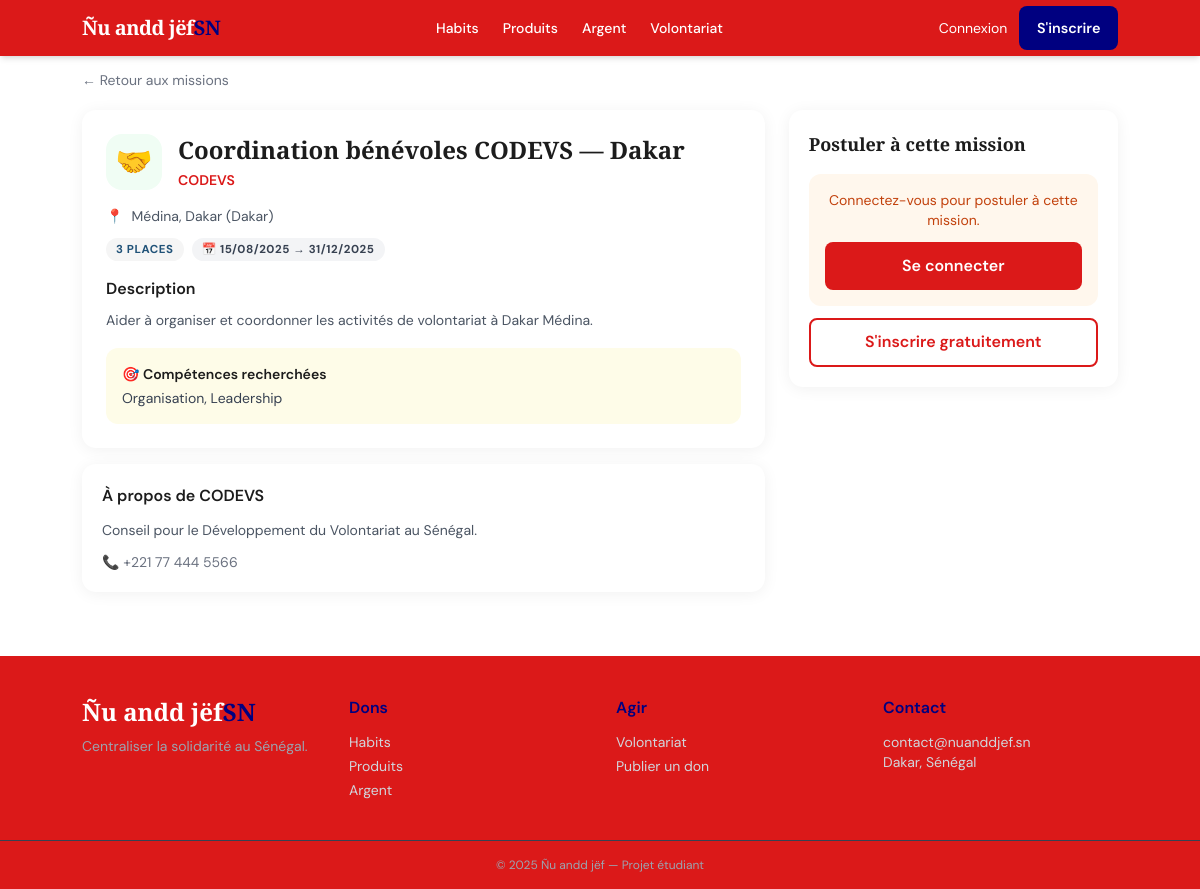
/volontariat/2, run on the app's committed database.
### app/models/__init__.py (models this page shows)
class MissionVolontariat(db.Model):
    __tablename__ = 'missions_volontariat'
    id = db.Column(db.Integer, primary_key=True)
    structure_id = db.Column(db.Integer, db.ForeignKey('structures.id'), nullable=False)
    localisation_id = db.Column(db.Integer, db.ForeignKey('localisations.id'))
    titre = db.Column(db.String(200), nullable=False)
    description = db.Column(db.Text)
    competences_requises = db.Column(db.String(300))
    date_debut = db.Column(db.Date)
    date_fin = db.Column(db.Date)
    places_disponibles = db.Column(db.Integer, default=5)
    active = db.Column(db.Boolean, default=True)
    candidatures = db.relationship('Candidature', backref='mission', lazy=True)

class Structure(db.Model):
    __tablename__ = 'structures'
    id = db.Column(db.Integer, primary_key=True)
    localisation_id = db.Column(db.Integer, db.ForeignKey('localisations.id'))
    nom = db.Column(db.String(200), nullable=False)
    type = db.Column(db.String(50), nullable=False)
    description = db.Column(db.Text)
    contact = db.Column(db.String(100))
    numero_orange_money = db.Column(db.String(20))
    numero_wave = db.Column(db.String(20))
    verifie = db.Column(db.Boolean, default=False)
    image = db.Column(db.String(255))
    promesses = db.relationship('PromesseDon', backref='structure', lazy=True)
    missions = db.relationship('MissionVolontariat', backref='structure', lazy=True)

class Localisation(db.Model):
    __tablename__ = 'localisations'
    id = db.Column(db.Integer, primary_key=True)
    region = db.Column(db.String(100), nullable=False)
    ville = db.Column(db.String(100), nullable=False)
    quartier = db.Column(db.String(100))
    annonces = db.relationship('AnnonceDon', backref='localisation', lazy=True)
    structures = db.relationship('Structure', backref='localisation', lazy=True)
    missions = db.relationship('MissionVolontariat', backref='localisation', lazy=True)
    def __repr__(self):
        return f'{self.quartier}, {self.ville} ({self.region})'

### app/routes/volontariat.py (the view)
@volontariat_bp.route('/<int:mission_id>')
def detail(mission_id):
    mission = MissionVolontariat.query.get_or_404(mission_id)
    deja_candidat = False
    if current_user.is_authenticated:
        deja_candidat = Candidature.query.filter_by(
            utilisateur_id=current_user.id, mission_id=mission_id).first() is not None
    return render_template('volontariat/detail.html', mission=mission, deja_candidat=deja_candidat)

### app/templates/volontariat/detail.html (shortened to what this page needs)
{% extends "base.html" %}
{% block content %}
<div class="page-wrap section-gap">
  <a href="{{ url_for('volontariat.index') }}" class="inline-flex items-center gap-1 text-sm text-gray-500 hover:text-vert mb-5">
    ← Retour aux missions
  </a>
  <div class="grid grid-cols-1 md:grid-cols-3 gap-6">
    <div class="md:col-span-2 flex flex-col gap-4">
      <div class="card p-6">
        <div class="flex items-start gap-4 mb-4">
          <div class="w-14 h-14 rounded-2xl bg-green-50 flex items-center justify-center text-3xl shrink-0">🤝</div>
          <div>
            <h1 class="font-display text-xl md:text-2xl font-bold">{{ mission.titre }}</h1>
            <div class="text-vert font-semibold text-sm mt-1">{{ mission.structure.nom }}</div>
          </div>
        </div>
        {% if mission.localisation %}
          <div class="flex items-center gap-2 text-sm text-gray-600 mb-3">
            <span>📍</span> {{ mission.localisation }}
          </div>
        {% endif %}
        <div class="flex flex-wrap gap-2 mb-4">
          {% if mission.places_disponibles > 0 %}
            <span class="badge badge-volontariat">{{ mission.places_disponibles }} place{{ 's' if mission.places_disponibles != 1 }}</span>
          {% else %}
            <span class="badge bg-red-100 text-red-700">Mission complète</span>
          {% endif %}
          {% if mission.date_debut %}
            <span class="badge bg-gray-100 text-gray-700">📅 {{ mission.date_debut.strftime('%d/%m/%Y') }}{% if mission.date_fin %} → {{ mission.date_fin.strftime('%d/%m/%Y') }}{% endif %}</span>
          {% endif %}
        </div>
        {% if mission.description %}
          <h2 class="font-semibold mb-2">Description</h2>
          <p class="text-gray-600 text-sm leading-relaxed">{{ mission.description }}</p>
        {% endif %}
        {% if mission.competences_requises %}
          <div class="mt-4 bg-yellow-50 rounded-xl p-4">
            <h3 class="font-semibold text-sm mb-1">🎯 Compétences recherchées</h3>
            <p class="text-sm text-gray-700">{{ mission.competences_requises }}</p>
          </div>
        {% endif %}
      </div>
      <div class="card p-5">
        <h2 class="font-semibold mb-3">À propos de {{ mission.structure.nom }}</h2>
        {% if mission.structure.description %}
          <p class="text-sm text-gray-600">{{ mission.structure.description }}</p>
        {% endif %}
        {% if mission.structure.contact %}
          <div class="mt-3 text-sm text-gray-500">📞 {{ mission.structure.contact }}</div>
        {% endif %}
      </div>
    </div>
    <div class="md:col-span-1">
      <div class="card p-5 md:sticky md:top-20">
        <h2 class="font-display text-lg font-bold mb-4">Postuler à cette mission</h2>
        {% if deja_candidat %}
          <div class="bg-green-50 border border-green-200 rounded-xl p-4 text-center">
            <div class="text-2xl mb-2">✅</div>
            <p class="text-sm font-semibold text-green-700">Candidature envoyée !</p>
            <p class="text-xs text-green-600 mt-1">Vous recevrez une réponse de la structure.</p>
          </div>
        {% elif not current_user.is_authenticated %}
          <div class="bg-orange-50 rounded-xl p-4 text-center mb-3">
            <p class="text-sm text-orange-700 mb-3">Connectez-vous pour postuler à cette mission.</p>
            <a href="{{ url_for('auth.login') }}" class="btn-primary w-full text-center block">Se connecter</a>
          </div>
          <a href="{{ url_for('auth.inscription') }}" class="btn-outline w-full text-center block mt-2">S'inscrire gratuitement</a>
        {% elif mission.places_disponibles <= 0 %}
          <div class="bg-red-50 rounded-xl p-4 text-center">
            <div class="text-2xl mb-2">😔</div>
            <p class="text-sm text-red-700">Cette mission est complète.</p>
          </div>
        {% endif %}
      </div>
    </div>
  </div>
</div>
{% endblock %}

### app/templates/base.html (style rules this page uses)
:root { --or: rgb(0, 0, 128); --vert: rgb(219, 25, 25); --rouge: #C0392B; --creme: #ffffff; --texte: #1C1C1C; }
*, *::before, *::after { box-sizing: border-box; }
html { scroll-behavior: smooth; }
body { font-family: 'DM Sans', sans-serif; background: var(--creme); color: var(--texte); -webkit-text-size-adjust: 100%; }
.font-display { font-family: 'Playfair Display', serif; }
.text-vert { color: var(--vert); }
.btn-primary { background: var(--vert); color: white; padding: .75rem 1.5rem; border-radius: 8px; font-weight: 600; transition: all .2s; display: inline-flex; align-items: center; justify-content: center; text-decoration: none; min-height: 44px; border: none; cursor: pointer; font-size: 1rem; }
.btn-outline { border: 2px solid var(--vert); color: var(--vert); padding: .65rem 1.4rem; border-radius: 8px; font-weight: 600; transition: all .2s; display: inline-flex; align-items: center; justify-content: center; text-decoration: none; min-height: 44px; background: transparent; cursor: pointer; font-size: 1rem; }
.card { background: white; border-radius: 14px; box-shadow: 0 2px 16px rgba(0,0,0,.06); transition: transform .2s, box-shadow .2s; overflow: hidden; }
.badge { display: inline-block; padding: 3px 10px; border-radius: 999px; font-size: .72rem; font-weight: 700; letter-spacing: .05em; text-transform: uppercase; }
.badge-volontariat { background: #F5F5F5; color: #205278; }
.page-wrap { max-width: 1100px; margin: 0 auto; padding: 0 1rem; }
.section-gap { padding-top: 2.5rem; padding-bottom: 2.5rem; }
@media (min-width: 768px) { .section-gap { padding-top: 4rem; padding-bottom: 4rem; } }
@media (min-width: 768px) { .page-wrap { padding: 0 2rem; } }

### data on the page
MissionVolontariat: titre "Coordination bénévoles CODEVS — Dakar", places_disponibles "3", places_disponibles "S", date_debut "15/08/2025", date_fin "31/12/2025", description "Aider à organiser et coordonner les activités de volontariat à Dakar Médina.", competences_requises "Organisation, Leadership"
Structure: structure.nom "CODEVS", structure.description "Conseil pour le Développement du Volontariat au Sénégal.", structure.contact "+221 77 444 5566"
Localisation: localisation "Médina, Dakar (Dakar)"
